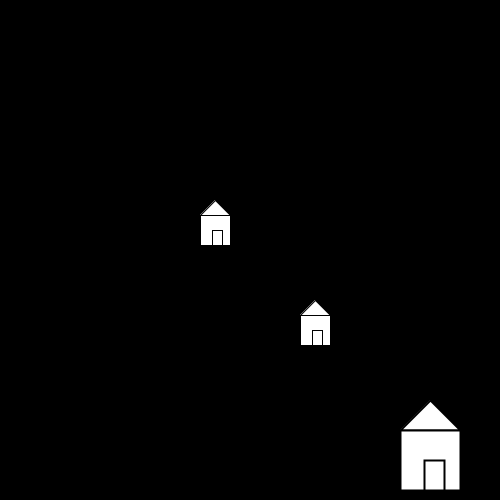
Frame 1 (no input)
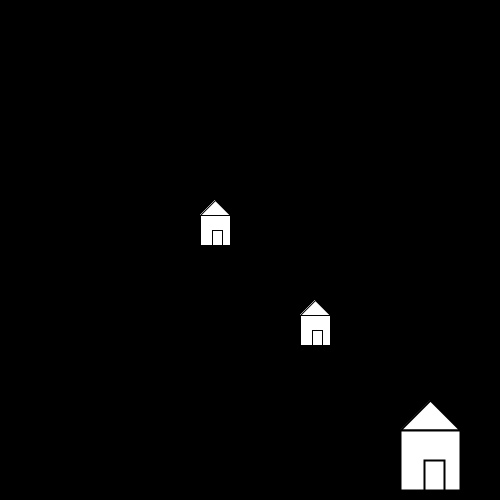
Frame 60 (the mouse pressed at the canvas centre just before this capture)
Frame 120 (the mouse held since frame 60 and released just before this capture): identical to frame 60, image omitted

The Processing sketch that drew these frames (run headless with seeded random() and noise(); from frame 60 on, the mouse is pressed at the canvas centre):

// Processing sketch: translationAndScale
// ── translationAndScale.pde
int x, y;


void setup(){
  size(500, 500);
  
  background(0);
  
  x = 200;
  y = 200;
}

void draw(){
  triangle(x+15, y, x, y + 15, x + 30, y + 15);
  rect(x, y + 15, 30, 30);
  rect(x+12, y+30, 10, 15);
  
  pushMatrix();
  scale(2.0);
  triangle(x+15, y, x, y + 15, x + 30, y + 15);
  rect(x, y + 15, 30, 30);
  rect(x+12, y+30, 10, 15);
  popMatrix();
  
  pushMatrix();
  translate(100, 100);
  triangle(x+15, y, x, y + 15, x + 30, y + 15);
  rect(x, y + 15, 30, 30);
  rect(x+12, y+30, 10, 15);
  popMatrix();
}
